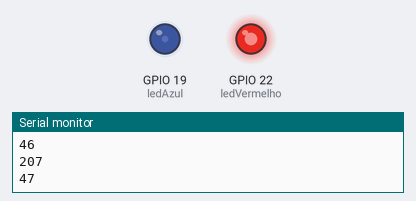
The sketch below on a simulated ESP32. Shown: output pins drawn as LEDs (lit = HIGH), the last lines printed to the serial monitor.

Above: at 4.9 s.
At 15.31 s:
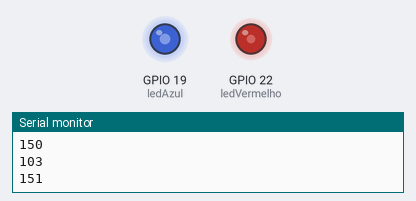
At 25.66 s:
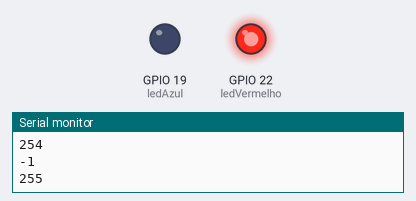
At 36.12 s:
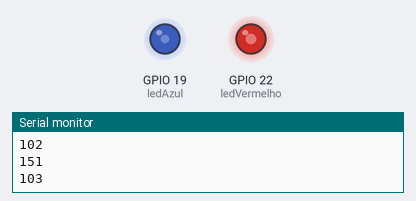
Timing chart, 0 to 40.0 s (numbered marks = the images above):
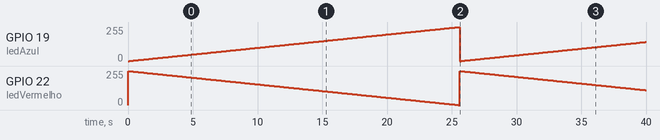

Measured:
- by itself, GPIO 22 (ledVermelho): ramps from 255/255 to 0/255 and jumps back, once every 25.6 s
- by itself, GPIO 19 (ledAzul): 0/255 → 1/255 at 0.10 s, → 2/255 0.10 s later, → 3/255 0.10 s later, → 4/255 0.10 s later, … (399 changes in this stretch)

The sketch:

prog05.ino
```cpp
const int ledAzul = 19;
const int ledVermelho = 22;

void setup() {
  // put your setup code here, to run once:
  Serial.begin(115200);
  Serial.println("Hello, ESP32!");
  pinMode(ledAzul, OUTPUT);
  pinMode(ledVermelho, OUTPUT);
}

void loop() {


  //digitalWrite(ledAzul, LOW);
  //digitalWrite(ledVermelho, HIGH);

  int n = 255;

  for (int i = 0; i <= 255; i++){
    analogWrite(ledAzul, i);
    analogWrite(ledVermelho, n);
    n--;
    delay(100);
    Serial.println(n);
    Serial.println(i);
  }
//delay(100000);
}
```
